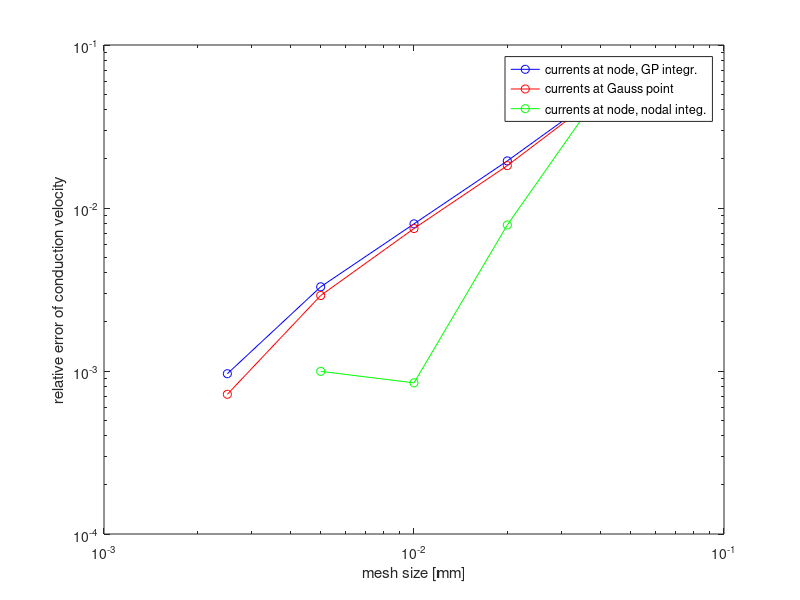
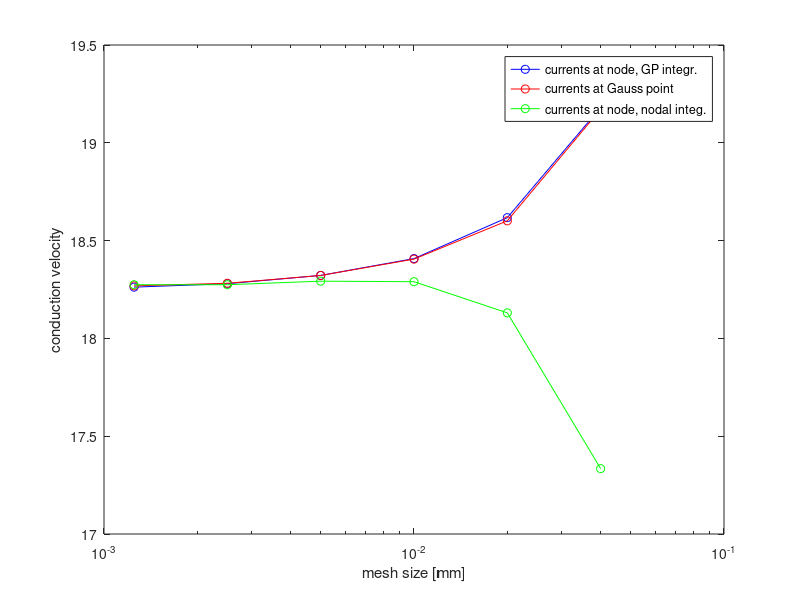

Write MATLAB code to recreate these figures, in order.
%elements_in_x-dir    activation_time
%
%
%25		     130.4
%50		     134.4
%100		     135.83
%200		     136.45
%400		     136.7478
%800		     136.8462

mesh_size =1./[25 50 100 200 400 800];

%-----------ionic cur at node, GP integration -----------%
node_gp_conduction_vel= 2.5 ./ ...
    ([130.3415 134.2835 135.8100 136.4477 136.7642 136.8958] ./1000);

node_gp_exact_vel = 2.5 ./ (136.8958./1000);
node_gp_error= abs(node_gp_conduction_vel-node_gp_exact_vel)/node_gp_exact_vel;

%-----------classic gauss point-----------%
gp_conduction_vel= 2.5 ./ ([130.4 134.4 135.83 136.45 136.7478 136.8462] ./1000);

gp_exact_vel = 2.5 ./ (136.8462./1000);
gp_error= abs(gp_conduction_vel-gp_exact_vel)/gp_exact_vel;

%-----------ionic cur at node, nodal integr => lumped mass-----------%
lumped_conduction_vel= 2.5 ./ ([144.2235 137.8885 136.6876 136.6672 136.8032 136.8032] ./1000);

lumped_exact_vel = 2.5 ./ (136.8032./1000);
lumped_error= abs(lumped_conduction_vel-lumped_exact_vel)/lumped_exact_vel;

%===========PLOT===========%
figure(1)
loglog(mesh_size, node_gp_error,'b-o',...
       mesh_size, gp_error, 'r-o',    ...
       mesh_size, lumped_error, 'g-o');
xlabel('mesh size [mm]')
ylabel('relative error of conduction velocity')
legend('currents at node, GP integr.',...
       'currents at Gauss point' ,...
       'currents at node, nodal integ.')

figure(2)
semilogx( mesh_size, node_gp_conduction_vel, 'b-o' , ...
          mesh_size, gp_conduction_vel, 'r-o' ,      ...
          mesh_size, lumped_conduction_vel, 'g-o' );
xlabel('mesh size [mm]')
ylabel('conduction velocity')
legend('currents at node, GP integr.',...
       'currents at Gauss point' ,...
       'currents at node, nodal integ.')